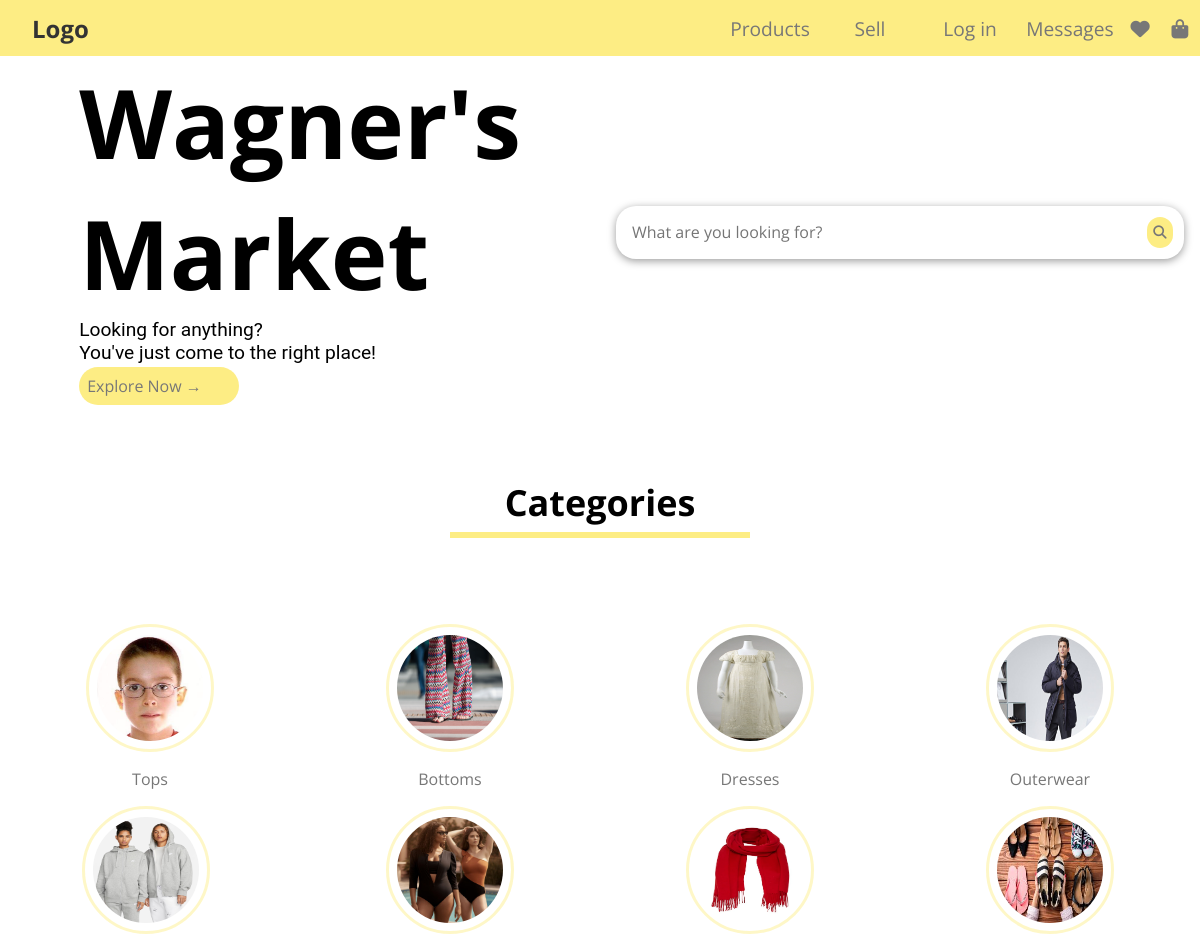
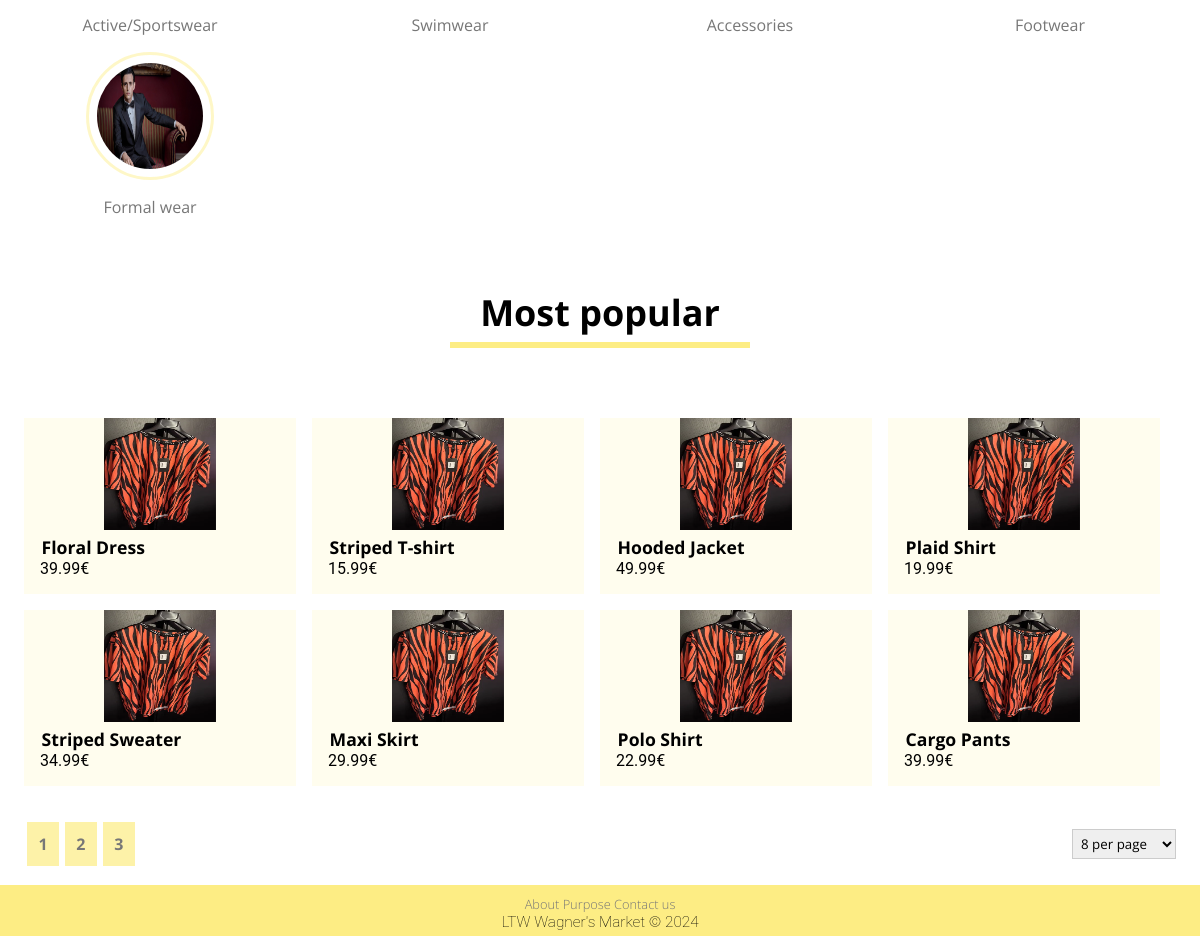
The page /pages on the database its author committed (2 pictures, top to bottom).
### tables this page shows
CREATE TABLE CATEGORY (
    CategoryName TEXT NOT NULL,
    CategoryImage TEXT NOT NULL,
    CONSTRAINT Pk_CategoryName PRIMARY KEY (CategoryName)
);

CREATE TABLE ITEM (
    ItemId INTEGER PRIMARY KEY AUTOINCREMENT,
    UserId INTEGER NOT NULL,
    Title TEXT NOT NULL,
    Price FLOAT NOT NULL,
    Description TEXT NOT NULL,
    Condition TEXT NOT NULL,
    Size TEXT NOT NULL,
    Brand TEXT NOT NULL,
    ImagePath TEXT NOT NULL,
    WishlistCounter INTEGER DEFAULT 0,
    Timestamp DATETIME NOT NULL DEFAULT CURRENT_TIMESTAMP,
    CONSTRAINT PriceConstraint CHECK (Price > 0),
    FOREIGN KEY (UserId) REFERENCES USER (UserId) ON DELETE CASCADE ON UPDATE CASCADE,
    FOREIGN KEY (Condition) REFERENCES CONDITION (Condition) ON DELETE CASCADE ON UPDATE CASCADE,
    FOREIGN KEY (Size) REFERENCES SIZE (Size) ON DELETE CASCADE ON UPDATE CASCADE
);

### public/pages/index.php (called while the page is built, shortened)
<?php
require_once(__DIR__ . '/../utils/session.php');
$session = new Session();
require_once(__DIR__ . '/../../private/database/connection.db.php');
require_once(__DIR__ . '/../../private/database/item.class.php');
require_once(__DIR__ . '/../../private/database/category.class.php');
require_once(__DIR__ . '/../../private/templates/common.tpl.php');
require_once(__DIR__ . '/../../private/templates/category.tpl.php');
require_once(__DIR__ . '/../../private/templates/item.tpl.php');
require_once(__DIR__ . '/../../private/templates/home.tpl.php');
$limit = 8;
$offset = 0;
$db = getDatabaseConnection();
$categories = Category::getCategories($db);
$items = Item::getMostPopularItems($db, $limit, $offset);
$numItems = Item::getNumItems($db);
drawHeader($db, $session);
drawHomeBody();
drawTitle("Categories");
drawCategories($categories, false);
drawItems($db, $items, $session);
drawPagination(intval(ceil($numItems / $limit)), "most_popular");
drawFooter();
?>

### public/utils/session.php (called while the page is built, shortened)
<?php
class Session
{
    public function isLoggedIn(): bool
    {
        return isset($_SESSION['id']);
    }
}
?>

### private/database/category.class.php (called while the page is built, shortened)
<?php
class Category
{
    public function __construct(string $categoryName, string $categoryImage)
    {
        $this->categoryName = $categoryName;
        $this->categoryImage = $categoryImage;
    }
    static function getCategories(PDO $db): array
    {
        $stmt = $db->prepare('SELECT CategoryName, CategoryImage FROM CATEGORY');
        $stmt->execute(array());
        $categories = array();
        while ($category = $stmt->fetch()) {
            $categories[] = new Category(
                $category['CategoryName'],
                $category['CategoryImage']
            );
        }
        return $categories;
    }
}
?>

### private/database/item.class.php (called while the page is built, shortened)
<?php
class Item
{
    public function __construct(int $itemId, int $userId, string $title, float $price, string $description, string $condition, string $size, string $brand, string $imagePath, int $wishlistCounter, string $timeStamp)
    {
        $this->itemId = $itemId;
        $this->title = $title;
        $this->price = $price;
        $this->imagePath = $imagePath;
    }
    static function getMostPopularItems(PDO $db, int $count, int $offset): array
    {
        $stmt = $db->prepare('SELECT ItemId, UserId, Title, Price, Description, Condition,
            Size, Brand, ImagePath, WishlistCounter, Timestamp FROM ITEM ORDER BY WishlistCounter DESC LIMIT ? OFFSET ?');
        $stmt->execute(array($count, $offset));
        $items = array();
        while ($item = $stmt->fetch()) {
            $items[] = new Item(
                $item['ItemId'],
                $item['UserId'],
                $item['Title'],
                $item['Price'],
                $item['Description'],
                $item['Condition'],
                $item['Size'],
                $item['Brand'],
                $item['ImagePath'],
                $item['WishlistCounter'],
                $item['Timestamp']
            );
        }
        return $items;
    }
}
?>

### private/templates/item.tpl.php (the view, shortened to what this page needs)
<?php
require_once(__DIR__ . '/../database/item.class.php');
require_once(__DIR__ . '/../database/category.class.php');
?>
<?php function drawItems(PDO $db, array $items, Session $session): void
{ ?>
        <ul class="draw-items" id="draw-items">
            <?php foreach($items as $item) { ?>
                <li class="item-card">
                    <a href="../pages/item.php?id=<?=$item->itemId?>">
                        <img src="<?= $item->imagePath?>">
                    </a>
                    <a href="../pages/item.php?id=<?=$item->itemId?>">
                        <h4><?=$item->title?></h4>
                        <p><?=number_format($item->price, 2)?>€</p>
                    </a>
                </li>
            <?php } ?>
        </ul>
<?php }?>
<?php function drawPagination(int $pages, string $id) { ?>
    <?php if ($pages > 1) { ?>
    <section class="pagination-container">
        <section class="pagination" id="<?= $id ?>">
            <?php for ($i = 1; $i <= min(3, $pages); $i++) { ?>
                <button id="pagination-button" class="pagination-button"><?= $i ?></button>
            <?php } ?>
        </section>
        <select id="items-per-page">
            <option value="8">8 per page</option>
        </select>
    </section>
    <?php } ?>
<?php } ?>

### private/templates/common.tpl.php (shortened to what this page needs)
<?php
require_once (__DIR__ . '/../../public/utils/session.php');
require_once (__DIR__ . '/../database/category.class.php');
?>
<?php function drawHeader(PDO $db, Session $session)
{ ?>
    <!DOCTYPE html>
    <html lang="en-US">
    <head>
        <link rel="stylesheet" href="../css/style.css">
    </head>
    <body>
        <header>
            <section class="header-left">
                <a class="logo" href="../pages/index.php">Logo</a>
            </section>
            <nav class="header-right">
                    <section id="header-products">
                        <a  href="/pages/search.php">Products</a>
                    </section>
                    <?php
                    if ($session->isLoggedIn()) { ?>
                        <a href="../pages/publish_add.php">Sell</a>
                        <nav id="header-profile">
                            <a href="../pages/profile.php">Profile</a>
                            <?php drawProfileForm($db, $session); ?>
                        </nav>
                        <a href="../pages/messages.php">Messages</a>
                        <a href="../pages/wishlist.php"><i class="fas fa-heart"></i></a>
                        <a href="../pages/shopping_bag.php"><i class="fas fa-shopping-bag"></i></a>
                    <?php } else { ?>
                        <a class="not-logged-in">Sell</a>
                        <nav id="header-profile">
                            <a class="not-logged-in">Log in</a>
                        </nav>
                        <a class="not-logged-in">Messages</a>
                        <a class="not-logged-in"><i class="fas fa-heart"></i></a>
                        <a class="not-logged-in"><i class="fas fa-shopping-bag"></i></a>
                    <?php }?>
            </nav>
        </header>
    <?php } ?>
    <?php function drawFooter()
    { ?>
        <footer>
            <nav>
                <a href="#">About</a>
                <a href="#">Purpose</a>
                <a href="#">Contact us</a>
            </nav>
            <p>LTW Wagner's Market &copy; 2024</p>
        </footer>
    </body>
    </html>
<?php } ?>
<?php function drawSearchBar(string $id, string $placeholder)
{?>
    <section id="search-bar" class="search-bar">
        <input id="<?= $id ?>" type="text" placeholder="<?= $placeholder ?>">
        <button><i class="fa fa-search"></i></button>
    </section>
<?php } ?>
<?php function drawTitle(string $title): void
{ ?>
    <section id="title">
        <h2>
            <?= $title ?>
        </h2>
        <hr class="line-yellow">
    </section>
<?php } ?>

### private/templates/home.tpl.php (shortened to what this page needs)
<?php
require_once __DIR__ . '/common.tpl.php';
?>
<?php function drawHomeBody() { ?>
    <section class="home-body">
        <section class="home-body-left">
            <h1>
                Wagner's<br>Market
            </h1>
            <p>
                Looking for anything?<br>You've just come to the right place!
            </p>
            <a href="search.php" class="button">Explore Now &#8594;</a>
        </section>
        <section class="home-body-right">
                <?php drawSearchBar("search-item", "What are you looking for?") ?>
        </section>
    </section>
<?php }?>

### private/templates/category.tpl.php (shortened to what this page needs)
<?php declare(strict_types=1); require_once(__DIR__ . '/../database/item_category.class.php' ); require_once(__DIR__
    . '/../../public/utils/session.php' ); ?>
    <?php function drawCategories(array $categories, bool $admin)
    { ?>
        <ul class="category-list">
            <?php foreach ($categories as $category) { ?>
                <li class="category-item">
                    <a href="../../public/pages/search.php?category=<?= $category->categoryName ?>">
                        <img src="<?= $category->categoryImage ?>" alt="<?= $category->categoryName ?>">
                        <span><?= $category->categoryName ?></span>
                    </a>
                </li>
            <?php }
            if ($admin) { ?>
        </ul>
        <?php }
    } ?>

### public/css/style.css (style rules this page uses)
* { margin: 0; padding: 0; box-sizing: border-box; font-family: 'Open Sans', sans-serif; }
p { font-family: 'Roboto', sans-serif; font-size: 1.2em; }
header, .logo, a { color: #777; text-decoration: none; transition: color 0.3s; }
h4 { font-size: 1.1em; }
h2 { font-size: 1.5em; }
button, .button { color: #777; background: rgba(253, 237, 132, 1); border: none; padding: .5em .5em; margin: .2em; border-radius: 30px; transition: 0.3s; }
select { padding: .3em; border: .1em solid #ccc; cursor: pointer; }
section#title { font-family: 'Open Sans', sans-serif; margin: 70px 0; text-align: center; font-size: 1.5em; }
.line-yellow { width: 300px; height: 0.25em; background-color: rgba(253, 237, 132, 1); border: none; margin: 5px auto; }
header { height: 3.5rem; display: grid; grid-template-columns: 1.5fr 1fr; background-color: rgba(253, 237, 132, 1); position: fixed; top: 0; width: 100%; z-index: 1; }
.header-left { align-content: center; }
.header-right { font-size: 1.2em; display: grid; grid-template-columns: repeat(4, 1fr) .4fr .4fr; justify-items: center; align-items: center; }
.logo { font-weight: 700; font-size: 1.5em; color: #333; padding-left: 2rem; }
.home-body { display: grid; grid-template-columns: repeat(2, 1fr); margin-top: 3.5em; align-items: center; }
.home-body h1 { font-size: 6em; }
section.home-body-left { display: grid; justify-content: center; }
.home-body-left .button { max-width: 10em; margin-left: 0; }
.search-bar { display: grid; grid-template-columns: 1fr auto; background-color: #fff; border-radius: 20px; box-shadow: 0 2px 8px rgba(0, 0, 0, 0.4); padding: 0.5em; margin: 0 1em 0 1em; }
.search-bar input { border: none; font-size: 1em; margin-left: 0.5em; }
.search-bar button { cursor: pointer; }
.category-list { display: grid; grid-template-columns: repeat(4, 1fr); text-align: center; }
.category-item { display: grid; margin-top: 1em; justify-items: center; }
.category-item a { color: #333; transition: 0.1s ease; display: grid; grid-template-areas: "img" "label"; }
.category-item img { grid-area: img; width: 8em; height: 8em; border-radius: 50%; border: .2em solid rgba(253, 237, 132, 0.45); box-sizing: border-box; padding: .5em; transition: 0.1s linear; }
.category-item span { margin-top: 1em; color: #777; transition: 0.1s linear; grid-area: label; }
.draw-items { display: grid; grid-template-columns: repeat(4, 1fr); list-style: none; margin: 0 1.5em; overflow-y: scroll; }
.item-card { transition: transform 0.1s ease, box-shadow 0.1s ease; background-color: rgba(253, 237, 132, 0.138); text-align: center; margin-right: 1em; margin-bottom: 1em; min-height: 11em; max-height: 12em; }
.item-card img { width: 7em; height: 7em; }
.item-card p, .item-card h4 { text-align: left; margin-left: 1em; color: black; }
.item-card p { font-size: 1em; }
.pagination-button { border: none; color: #777; background-color: rgba(253, 237, 132, 0.7); padding: 0.7em; border-radius: 0; font-size: 1em; font-weight: bold; transition: color 0.1s linear; }
.pagination { display: flex; }
.pagination-container { margin: 1em 1.5em; display: grid; grid-template-columns: repeat(2, 1fr); align-items: center; }
.pagination-container select { justify-self: end; max-width: 10em; }
footer { font-family: 'Roboto', sans-serif; font-weight: 100; font-size: 0.8em; text-align: center; background: rgba(253, 237, 132, 1); padding: 10px 0 5px 0; bottom: 0; left: 0; right: 0; }

### rows shown on the page
category: CategoryImage (picture), CategoryName "Tops"
category: CategoryImage (picture), CategoryName "Bottoms"
category: CategoryImage (picture), CategoryName "Dresses"
category: CategoryImage (picture), CategoryName "Outerwear"
category: CategoryImage (picture), CategoryName "Active/Sportswear"
category: CategoryImage (picture), CategoryName "Swimwear"
category: CategoryImage (picture), CategoryName "Accessories"
category: CategoryImage (picture), CategoryName "Footwear"
category: CategoryImage (picture), CategoryName "Formal wear"
item: ImagePath (picture), Title "Floral Dress", Price "39.99"
item: ImagePath (picture), Title "Striped T-shirt", Price "15.99"
item: ImagePath (picture), Title "Hooded Jacket", Price "49.99"
item: ImagePath (picture), Title "Plaid Shirt", Price "19.99"
item: ImagePath (picture), Title "Striped Sweater", Price "34.99"
item: ImagePath (picture), Title "Maxi Skirt", Price "29.99"
item: ImagePath (picture), Title "Polo Shirt", Price "22.99"
item: ImagePath (picture), Title "Cargo Pants", Price "39.99"

### other values the page prints
$title "Categories Most popular"
